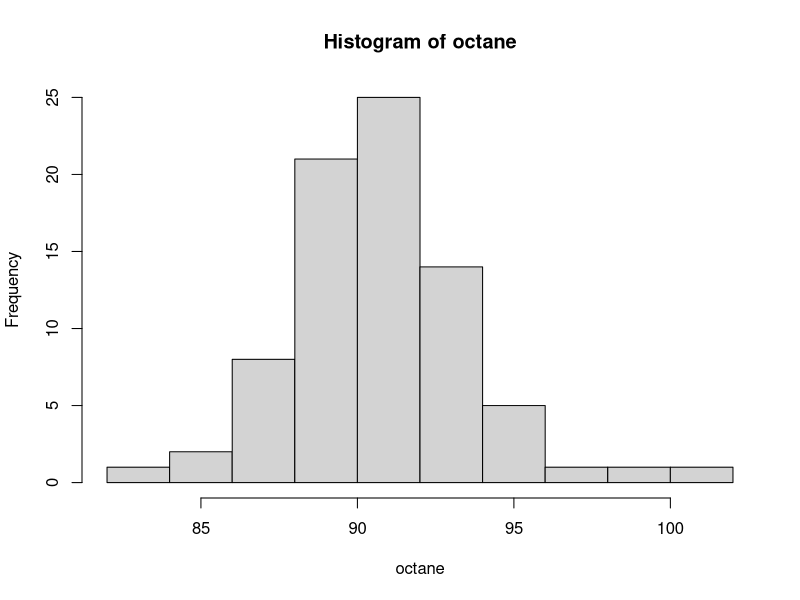

Write the R code that produced this figure.
octane =c(88.5 ,95.6 ,88.3 ,94.2 ,89.2, 93.3 ,89.8 ,91.8 ,90.4, 92.2 ,87.7, 93.3 ,87.6 ,92.7, 88.3 ,91.8 ,89.6, 91.6, 89.3, 92.2, 83.4, 94.7 ,84.3 ,93.2 ,85.3, 92.3, 87.4, 90.4, 89.7, 91.2, 86.7, 91.1 ,86.7, 91.0, 87.9 ,90.4, 88.9 ,91.1, 90.3 ,91.0, 87.5, 91.0, 88.2, 90.3 ,88.6, 90.1 ,91.2, 92.6, 91.6 ,92.2 ,91.5, 94.2, 90.8, 93.4 ,90.9 ,93.0, 89.3 ,89.8, 90.5, 90.0, 88.6, 87.8, 88.3 ,88.5 ,89.0 ,88.7 ,94.4, 90.6 ,90.7 ,100.3 ,93.7, 89.9, 98.8 ,90.1, 96.1 ,89.9, 92.7 ,91.1 ,92.7)
summary(octane)
p_value =pnorm(96,mean=mean(octane),sd = sd(octane),lower.tail = FALSE)
cat("P(ocatane rating) > 96 =",p_value)

hist(octane)
